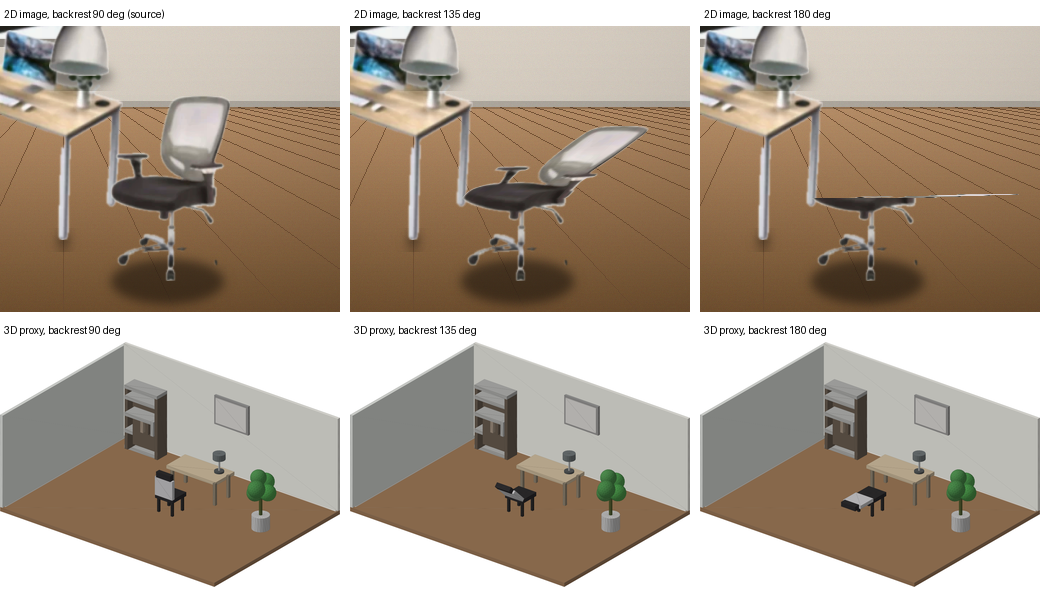
#> input picture paper/fig_backrest.png, 1040 x 601 px
$ python -i preprocess.py   (imports and definitions only)
#> lines starting #> are read from the running program, lines starting #| are printed output that depends on the picture; after the words box and inside, x2 and y2 are one past the last pixel; in counts of white or black regions, pixels touching at a corner belong together
#> further down, picture is the input picture: shape (601, 1040, 3); mean B, G, R 146.6, 161.8, 175.8
"""Step 2a - classical Digital Image Processing pre-processing (OpenCV + NumPy only).

Order:  resize -> denoise -> gray-world white balance -> CLAHE (contrast)
Each step is its own small function so students can show before/after for every stage.
"""
import cv2
import numpy as np

SIZE = 256  # longest side after resizing


def load_rgb(path):
    """Read an image from disk as an RGB uint8 array."""
    return cv2.cvtColor(cv2.imread(str(path), cv2.IMREAD_COLOR), cv2.COLOR_BGR2RGB)


def resize_long_side(img, size=SIZE):
    """Resize keeping aspect ratio so the longest side == size (bicubic = smooth upscaling)."""
#> called with size = 256
    h, w = img.shape[:2]
#> h = 601; w = 1040
    s = size / max(h, w)
#> s = 0.246
    interp = cv2.INTER_CUBIC if s > 1 else cv2.INTER_AREA
#> interp = 3
    return cv2.resize(img, (round(w * s), round(h * s)), interpolation=interp)
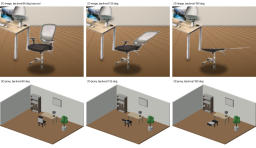
#> returned value: shape (148, 256, 3); mean of channels 0, 1, 2 146.6, 161.8, 175.8; drawn as B, G, R


def denoise(img, median_k=3, sigma=0.8):
    """Median filter removes JPEG salt-and-pepper blocks, light Gaussian smooths remaining noise."""
#> called with median_k = 3, sigma = 0.8
    img = cv2.medianBlur(img, median_k)
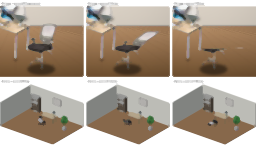
#> img: shape (148, 256, 3); mean of channels 0, 1, 2 146.9, 162.3, 176.6; drawn as B, G, R
    return cv2.GaussianBlur(img, (0, 0), sigma)
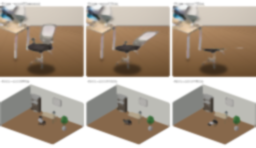
#> returned value: shape (148, 256, 3); mean of channels 0, 1, 2 146.9, 162.3, 176.6; drawn as B, G, R


def gray_world(img, bg_thresh=235, strength=0.5):
    """Gray-world white balance: scale each channel so the *object* average becomes gray.
    Product photos have a big white background that would bias the mean, so pixels
    that are almost white (min channel > bg_thresh) are ignored when computing the gains."""
#> called with bg_thresh = 235, strength = 0.5
    f = img.astype(np.float32)
    fg = f.min(axis=2) < bg_thresh
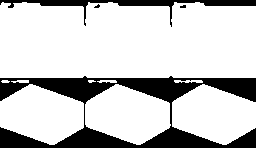
#> fg: shape (148, 256) bool; 78.7% white; 4 black regions (2 under 20 px), largest, box (x1, y1, x2, y2) and area: (0, 76, 256, 148) 6741, (0, 0, 256, 27) 1305
    if fg.sum() < 50:                       # (nearly) all white image -> nothing to balance
        return img
    means = f[fg].mean(axis=0)              # mean R, G, B of foreground pixels
#> means = [118.1, 137.7, 155.9]
    gains = means.mean() / np.maximum(means, 1e-3)
#> gains = [1.16, 0.997, 0.88]
    # Full gray-world turns e.g. beige chairs blue (the object really IS beige), so we apply
    # only half of the correction and clip it: a compromise between fixing casts and product fidelity.
    gains = np.clip(1 + strength * (gains - 1), 0.85, 1.18)
#> gains = [1.08, 0.998, 0.94]
    return np.clip(f * gains, 0, 255).astype(np.uint8)


def clahe_l(img, clip=2.0, tiles=8):
    """CLAHE (adaptive histogram equalisation) on the L channel of LAB only,
    so contrast improves without changing colours."""
#> called with clip = 2, tiles = 8
    lab = cv2.cvtColor(img, cv2.COLOR_RGB2LAB)
#> lab: shape (148, 256, 3); mean of channels 0, 1, 2 166.5, 127.1, 124.6
    lab[..., 0] = cv2.createCLAHE(clipLimit=clip, tileGridSize=(tiles, tiles)).apply(lab[..., 0])
#> lab: shape (148, 256, 3); mean of channels 0, 1, 2 164, 127.1, 124.6
    return cv2.cvtColor(lab, cv2.COLOR_LAB2RGB)
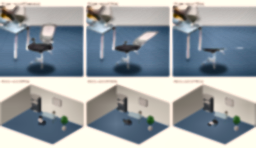
#> returned value: shape (148, 256, 3); mean R, G, B 151.9, 159, 163.1


def enhance(img):
    """Full pipeline on an RGB image. Returns the enhanced image."""
    return clahe_l(gray_world(denoise(resize_long_side(img))))


def stages(img):
    """Return every intermediate result (for the before/after figure)."""
    r = resize_long_side(img)
    d = denoise(r)
    w = gray_world(d)
    c = clahe_l(w)
    return {"raw": img, "resized": r, "denoised": d, "white-balanced": w, "CLAHE": c}

>>> import cv2
>>> picture = cv2.imread('../paper/fig_backrest.png')
>>> result = enhance(picture)

$ run again, on paper/fig_harmony.png
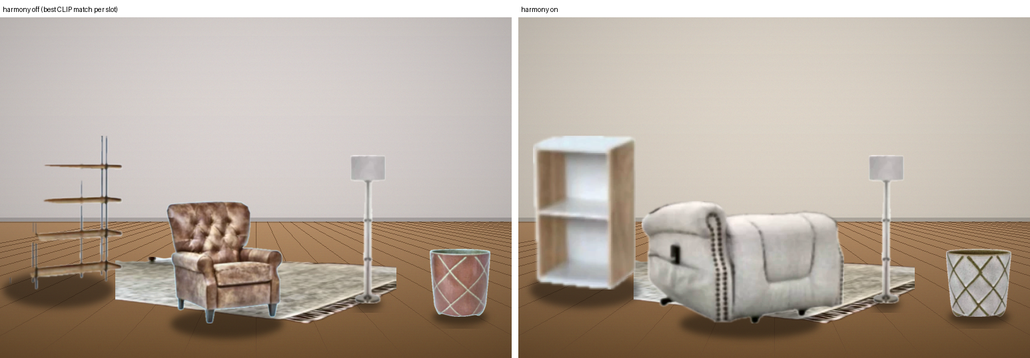
#> input picture paper/fig_harmony.png, 1030 x 358 px
#> picture is the input picture: shape (358, 1030, 3); mean B, G, R 156.5, 168.9, 181.8
#> in gray_world, `fg = f.min(axis=2) < bg_thresh`:
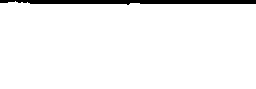
#> fg: shape (89, 256) bool; 95.7% white; 1 black region, box (x1, y1, x2, y2) and area: (0, 0, 256, 5) 972
#> means = [152.4, 165.4, 179]
#> in gray_world, `gains = means.mean() / np.maximum(means, 1e-3)`: gains = [1.09, 1, 0.925]
#> in gray_world, `gains = np.clip(1 + strength * (gains - 1), 0.85, 1.18)`: gains = [1.04, 1, 0.963]
#> in clahe_l, `return cv2.cvtColor(lab, cv2.COLOR_LAB2RGB)`:
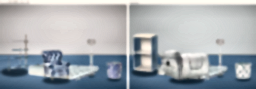
#> returned value: shape (89, 256, 3); mean R, G, B 164.8, 171.2, 176.8
